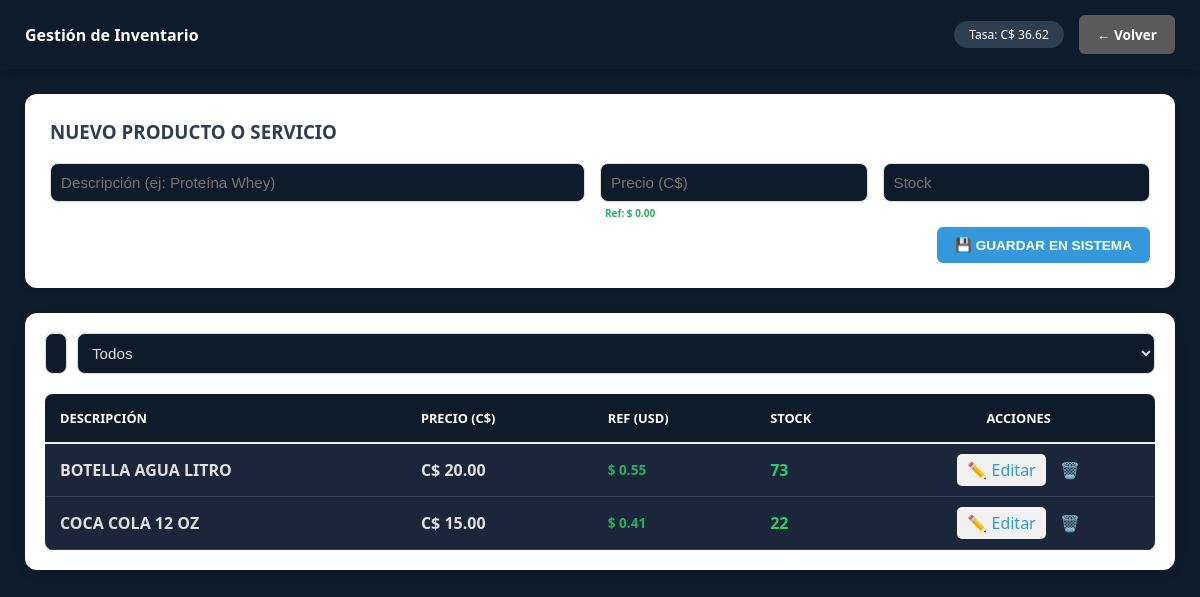
Page /views/admin/gestion_inventario.php (signed in) on the committed database.
### tables this page shows
CREATE TABLE `configuracion` (
  `id` int(11) NOT NULL DEFAULT 1,
  `nombre_gym` varchar(100) DEFAULT 'GYM MA DB',
  `moneda_nombre` varchar(50) DEFAULT 'Córdoba Nicaragüense',
  `moneda_iso` varchar(3) DEFAULT 'NIO',
  `moneda_simbolo` varchar(5) DEFAULT 'C$',
  `tipo_cambio_bcn` decimal(10,4) DEFAULT 36.6243,
  `ultima_actualizacion` timestamp NOT NULL DEFAULT current_timestamp() ON UPDATE current_timestamp(),
  `direccion_gym` text DEFAULT NULL,
  `telefono_gym` varchar(20) DEFAULT NULL,
  `logo_ruta` varchar(255) DEFAULT 'logo_default.png',
  `tema` varchar(20) DEFAULT 'default',
  PRIMARY KEY (`id`)
);

CREATE TABLE `inventario` (
  `id` int(11) NOT NULL AUTO_INCREMENT,
  `descripcion` varchar(150) NOT NULL,
  `precio` decimal(10,2) NOT NULL,
  `cantidad` int(11) NOT NULL DEFAULT 0,
  PRIMARY KEY (`id`)
);

### config/AppConfig.php (called while the page is built, shortened)
<?php
class AppConfig {
    private $conn;
    private $table_name = "configuracion";
    public function __construct($db) {
        $this->conn = $db;
    }
    private function asegurarColumnaTema() {
        try {
            $this->conn->exec("ALTER TABLE configuracion ADD COLUMN tema VARCHAR(20) DEFAULT 'default'");
        } catch (PDOException $e) {}
    }
    public function obtenerConfig() {
        $query = "SELECT * FROM " . $this->table_name . " WHERE id = 1 LIMIT 1";
        $stmt = $this->conn->prepare($query);
        $stmt->execute();
        $this->config_cache = $stmt->fetch(PDO::FETCH_ASSOC);
        return $this->config_cache;
    }
}

### classes/Inventario.php (called while the page is built, shortened)
<?php
class Inventario {
    private $conn;
    private $table_name = "inventario";
    public function __construct($db) {
        $this->conn = $db;
    }
    public function leerTodo() {
        $query = "SELECT * FROM " . $this->table_name . " ORDER BY descripcion ASC";
        $stmt = $this->conn->prepare($query);
        $stmt->execute();
        return $stmt;
    }
}

### views/admin/gestion_inventario.php (the view, shortened to what this page needs)
<?php
require_once "../../config/AppConfig.php";
require_once "../../classes/Inventario.php";
$db = (new Database())->getConnection();
$configObj = new AppConfig($db);
$config = $configObj->obtenerConfig();
$invObj = new Inventario($db);
$productos = $invObj->leerTodo();
$simbolo = $config['moneda_simbolo'] ?? 'C$';
$tasa = $config['tasa_cambio'] ?? $config['tipo_cambio_bcn'] ?? 36.65;
$tema = $_SESSION['tema'] ?? 'default';
?>
<!DOCTYPE html>
<html lang="es">
<head>
    <link rel="stylesheet" href="../../public/css/estilos.css">
</head>
<body class="<?php echo ($tema !== 'default') ? 'tema-' . $tema : ''; ?>">
    <header>
        <div class="logo"><h2><i class="fas fa-warehouse"></i> Gestión de Inventario</h2></div>
        <div style="display:flex; align-items:center; gap:15px;">
            <span class="tasa-flotante">Tasa: <?php echo $simbolo; ?> <?php echo number_format($tasa, 2); ?></span>
            <a href="../dashboard.php" class="btn-volver gris">← Volver</a>
        </div>
    </header>
    <div class="dashboard-wrapper">
        <div style="background: white; padding: 25px; border-radius: 12px; margin-bottom: 25px; box-shadow: 0 4px 6px rgba(0,0,0,0.05);">
            <h3 style="margin-top:0; color:#2c3e50;">NUEVO PRODUCTO O SERVICIO</h3>
            <form action="../../controllers/InventarioController.php" method="POST">
                <div style="display: grid; grid-template-columns: 2fr 1fr 1fr; gap: 15px;">
                    <input type="text" name="descripcion" placeholder="Descripción (ej: Proteína Whey)" required style="padding:10px; border:1px solid #ddd; border-radius:8px;">
                    <div style="position:relative;">
                        <input type="number" step="0.01" name="precio" id="precio_new" placeholder="Precio (<?php echo $simbolo; ?>)" required style="padding:10px; border:1px solid #ddd; border-radius:8px; width:100%;">
                        <small id="ref_usd_new" style="color:#27ae60; font-weight:bold; position:absolute; bottom:-18px; left:5px; font-size:10px;">Ref: $ 0.00</small>
                    </div>
                    <input type="number" name="cantidad" placeholder="Stock" required style="padding:10px; border:1px solid #ddd; border-radius:8px;">
                </div>
                <div style="text-align:right; margin-top:25px;">
                    <button type="submit" name="agregar" class="btn-accion" style="border:none; cursor:pointer; background:#3498db;">💾 GUARDAR EN SISTEMA</button>
                </div>
            </form>
        </div>
        <div style="background: white; padding: 20px; border-radius: 12px; box-shadow: 0 4px 15px rgba(0,0,0,0.05);">
            <div style="margin-bottom: 15px; display: flex; gap: 10px;">
                <input type="text" id="busqueda_inventario" placeholder="<i class='fas fa-search'></i> Buscar producto..." style="padding: 10px; border: 1px solid #ddd; border-radius: 8px; flex: 1;">
                <select id="filtro_stock" style="padding: 10px; border: 1px solid #ddd; border-radius: 8px;">
                    <option value="todos">Todos</option>
                </select>
            </div>
            <table style="width: 100%; border-collapse: collapse;" id="tabla_inventario">
                <thead>
                    <tr style="background: #f8f9fa; color: #7f8c8d; text-align: left; border-bottom: 2px solid #eee;">
                        <th style="padding: 15px;">DESCRIPCIÓN</th>
                        <th style="padding: 15px;">PRECIO (<?php echo $simbolo; ?>)</th>
                        <th style="padding: 15px;">REF (USD)</th>
                        <th style="padding: 15px;">STOCK</th>
                        <th style="padding: 15px; text-align: center;">ACCIONES</th>
                    </tr>
                </thead>
                <tbody id="tbody_inventario">
                    <?php while ($prod = $productos->fetch(PDO::FETCH_ASSOC)): ?>
                    <tr class="fila-producto" data-descripcion="<?php echo strtolower($prod['descripcion']); ?>" data-stock="<?php echo $prod['cantidad']; ?>" style="border-bottom: 1px solid #eee;">
                        <td style="padding: 15px;">
                            <strong><?php echo strtoupper($prod['descripcion']); ?></strong>
                        </td>
                        <td style="padding: 15px; font-weight:bold;">
                            <?php echo $simbolo; ?> <?php echo number_format($prod['precio'], 2); ?>
                        </td>
                        <td style="padding: 15px;">
                            <span class="badge-usd">$ <?php echo number_format($prod['precio'] / $tasa, 2); ?></span>
                        </td>
                        <td style="padding: 15px;">
                            <?php if($prod['cantidad'] <= 5): ?>
                                <span style="color:#e74c3c; font-weight:bold;">⚠️ <?php echo $prod['cantidad']; ?> (Bajo)</span>
                            <?php else: ?>
                                <span style="color:#2ecc71; font-weight:bold;"><?php echo $prod['cantidad']; ?></span>
                            <?php endif; ?>
                        </td>
                        <td style="padding: 15px; text-align: center;">
                            <a href="editar_producto.php?id=<?php echo $prod['id']; ?>" class="btn-edit" style="text-decoration:none; padding:5px 10px; background:#f1f1f1; border-radius:5px;">✏️ Editar</a>
                            <a href="../../controllers/InventarioController.php?eliminar_id=<?php echo $prod['id']; ?>" onclick="return confirm('¿Eliminar producto?')" class="btn-delete" style="margin-left:10px; text-decoration:none;">🗑️</a>
                        </td>
                    </tr>
                    <?php endwhile; ?>
                </tbody>
            </table>
        </div>
    </div>
</body>
</html>

### public/css/estilos.css (style rules this page uses)
:root { --primary: #27ae60; --secondary: #2c3e50; --danger: #e74c3c; --warning: #f39c12; --info: #3498db; --dark: #1a1a1a; --light: #f4f4f4; --bg-body: #f4f4f4; --bg-card: #ffffff; --text-main: #333333; --text-muted: #666666; --border-color: #dddddd; --header-bg: #2c3e50; --input-bg: #ffffff; --input-text: #333333; --input-border: #cccccc; --link-color: #2980b9; }
body.tema-darkblue { --primary: #3498db; --secondary: #0d1b2a; --danger: #e74c3c; --warning: #f39c12; --info: #5dade2; --dark: #f4f4f4; --light: #1b263b; --bg-body: #0d1b2a; --bg-card: #1b263b; --text-main: #e0e0e0; --text-muted: #94a3b8; --border-color: #334155; --header-bg: #0d1b2a; --input-bg: #0d1b2a; --input-text: #e0e0e0; --input-border: #334155; --link-color: #3498db; }
* { box-sizing: border-box; }
body { font-family: 'Segoe UI', Tahoma, Geneva, Verdana, sans-serif; background-color: var(--bg-body); color: var(--text-main); margin: 0; }
header { background: var(--header-bg); color: white; padding: 15px 25px; display: flex; justify-content: space-between; align-items: center; box-shadow: 0 2px 10px rgba(0,0,0,0.2); }
.dashboard-wrapper { padding: 25px; max-width: 1400px; margin: 0 auto; }
.btn-accion, .btn-menu { display: inline-block; padding: 10px 18px; background: var(--secondary); color: white !important; text-decoration: none; border-radius: 6px; font-weight: 600; font-size: 0.85rem; transition: all 0.2s ease; border: none; cursor: pointer; }
.btn-volver { display: inline-block; padding: 8px 15px; background: var(--header-bg); color: white; text-decoration: none; border-radius: 5px; font-size: 0.8rem; font-weight: 600; }
table { width: 100%; border-collapse: collapse; background: var(--bg-card); color: var(--text-main); border-radius: 8px; overflow: hidden; margin-top: 20px; }
th { background: var(--header-bg); color: white; padding: 14px 12px; text-align: left; font-size: 0.8rem; text-transform: uppercase; }
td { padding: 12px; border-bottom: 1px solid var(--border-color); }
input, select, textarea { background: var(--input-bg); color: var(--input-text); border: 1px solid var(--input-border); padding: 12px; border-radius: 6px; font-size: 0.95rem; width: 100%; }
h1, h2, h3, h4, h5, h6 { color: var(--text-main); margin-top: 0; }
a { color: var(--link-color); text-decoration: none; }
.logo h2 { color: white; font-size: 1rem; margin: 0; }
body.tema-oscuro header h2, body.tema-darkblue header h2 { color: white; }
body.tema-oscuro .logo h2, body.tema-darkblue .logo h2 { color: white; }
.btn-volver { display: inline-block; padding: 10px 18px; background: var(--secondary); color: white !important; text-decoration: none; border-radius: 6px; font-weight: 600; font-size: 0.85rem; transition: all 0.2s ease; }
.btn-volver.gris { background: #7f8c8d; }
body.tema-oscuro .btn-volver.gris, body.tema-darkblue .btn-volver.gris { background: #5a5a5a; }

### views/admin/gestion_inventario.php (style rules this page uses)
.badge-usd { color: #27ae60; font-weight: bold; font-size: 0.85rem; display: block; }
.tasa-flotante { background: #2c3e50; color: white; padding: 5px 15px; border-radius: 20px; font-size: 12px; }

### rows in the picture
configuracion: moneda_simbolo "C$", tipo_cambio_bcn "36.62", precio "Precio (C$)"
inventario: descripcion "BOTELLA AGUA LITRO", precio "20.00", $prod['precio']/$tasa "0.55", cantidad "73"
inventario: descripcion "COCA COLA 12 OZ", precio "15.00", $prod['precio']/$tasa "0.41", cantidad "22"
